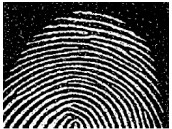
#> input picture BSCOMPUTER ENGINEERING/4th YEAR OF COMPUTER ENGINEERING/7th SEMESTER/DIGITAL IMAGE PROCESSING/FINALTERMPREPARATIONPROGRAMS/fingerprint.jpg, 172 x 129 px
$ python erosion1.py
#> lines starting #> are read from the running program, lines starting #| are printed output that depends on the picture
#> further down, image is the input picture: shape (129, 172, 3); min 0, max 255, mean 82.7
import cv2
import numpy as np
import matplotlib.pyplot as plt
def process_fingerprint(image):
    """
    Process fingerprint image using erosion followed by dilation
    Returns original, eroded and final processed images
    """
    # Convert to grayscale if the image has multiple channels
    if len(image.shape) > 2:
        image = cv2.cvtColor(image, cv2.COLOR_BGR2GRAY)
#> image: shape (129, 172)
    # Create kernel for morphological operations
    kernel = np.ones((3,3), np.uint8)
    # Perform erosion
    eroded = cv2.erode(image, kernel, iterations=1)
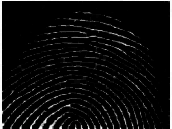
#> eroded: shape (129, 172); min 0, max 255, mean 15.5
    # Perform dilation on the eroded image
    processed = cv2.dilate(eroded, kernel, iterations=1)
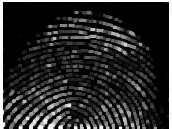
#> processed: shape (129, 172); min 0, max 255, mean 42.3
    return image, eroded, processed
def display_results(original, eroded, processed):
    """
    Display the original, eroded, and final processed images side by side
    """
    plt.figure(figsize=(15,5))
    plt.subplot(131)
    plt.imshow(original, cmap='gray')
    plt.title('Original Image')
    plt.axis('off')
    plt.subplot(132)
    plt.imshow(eroded, cmap='gray')
    plt.title('After Erosion')
    plt.axis('off')
    plt.subplot(133)
    plt.imshow(processed, cmap='gray')
    plt.title('After Dilation (Final)')
    plt.axis('off')
    plt.tight_layout()
    plt.show()
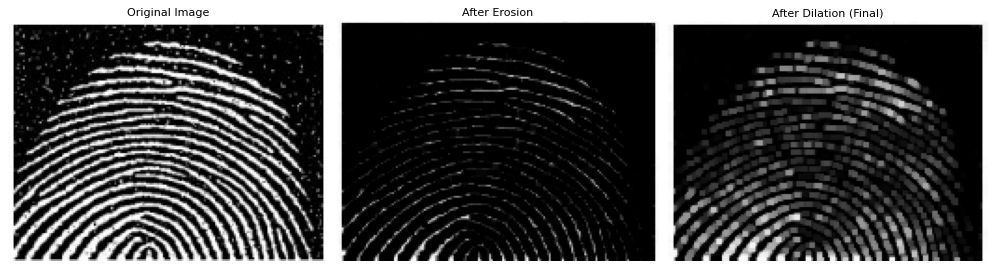
#> figure drawn by matplotlib, 3 panels
# Main execution
if __name__ == "__main__":
    # Read the image
    image = cv2.imread('fingerprint.jpg')
    # Process the image
    original, eroded, processed = process_fingerprint(image)
    # Display results
    display_results(original, eroded, processed)
    # Save the processed image
    cv2.imwrite('processed_fingerprint.jpg', processed)

$ run again, with BSCOMPUTER ENGINEERING/4th YEAR OF COMPUTER ENGINEERING/7th SEMESTER/DIGITAL IMAGE PROCESSING/FINALTERMPREPARATIONPROGRAMS/APPLEANDTREE.jpg copied over BSCOMPUTER ENGINEERING/4th YEAR OF COMPUTER ENGINEERING/7th SEMESTER/DIGITAL IMAGE PROCESSING/FINALTERMPREPARATIONPROGRAMS/fingerprint.jpg
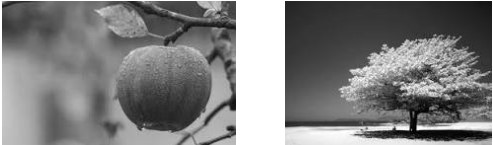
#> input picture BSCOMPUTER ENGINEERING/4th YEAR OF COMPUTER ENGINEERING/7th SEMESTER/DIGITAL IMAGE PROCESSING/FINALTERMPREPARATIONPROGRAMS/APPLEANDTREE.jpg, 493 x 145 px
#> image is the input picture: shape (145, 493, 3); min 0, max 255, mean 125.9
#> image: shape (145, 493)
#> in process_fingerprint, `eroded = cv2.erode(image, kernel, iterations=1)`:
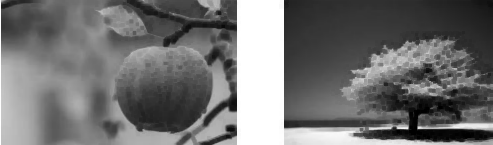
#> eroded: shape (145, 493); min 0, max 255, mean 112.9
#> in display_results, `plt.show()`:
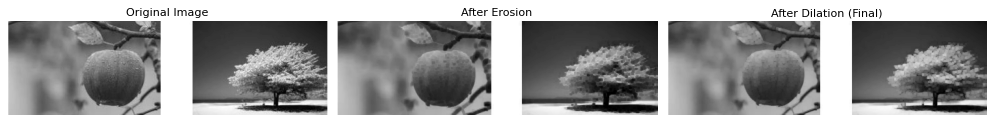
#> figure drawn by matplotlib, 3 panels
